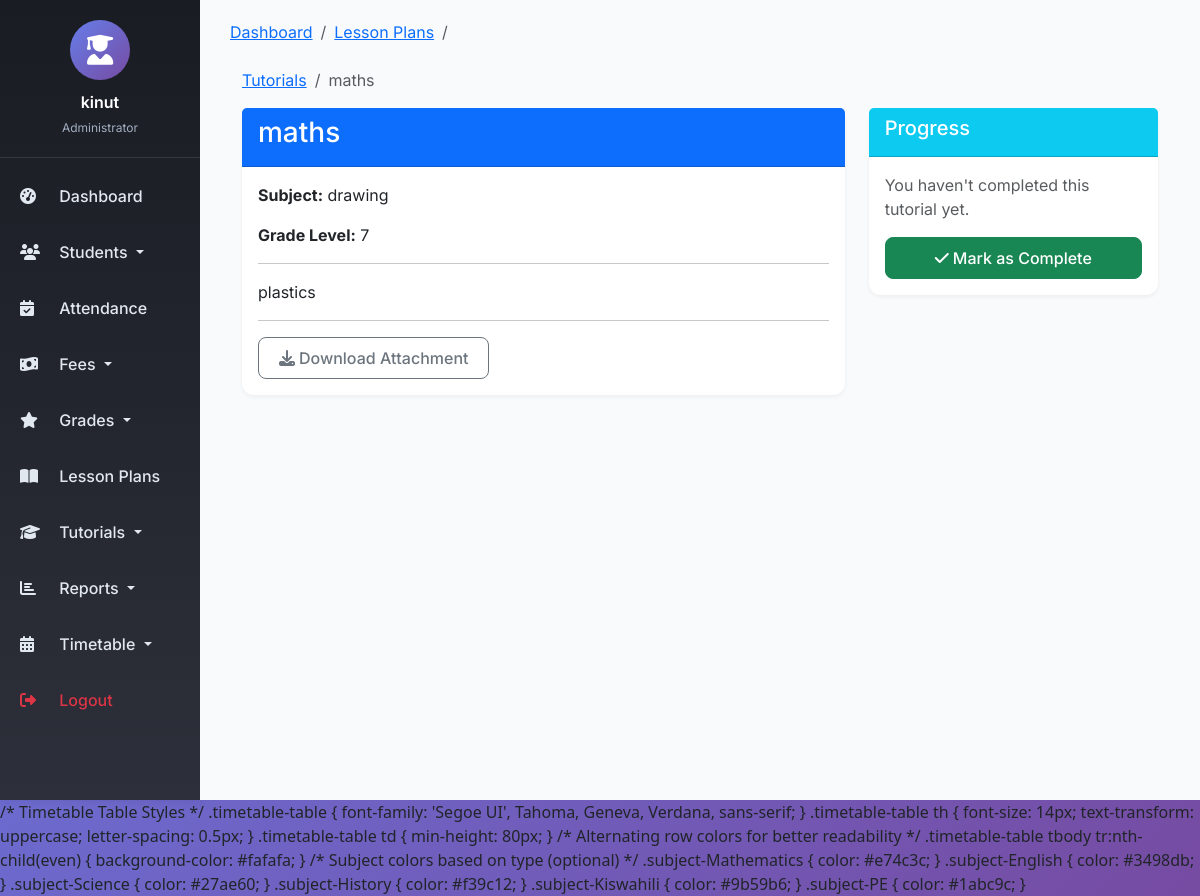
Page /tutorials/2/ (signed in) on the committed database.
### management/models.py (models this page shows, shortened)
class Tutorial(models.Model):
    title = models.CharField(max_length=200)
    description = models.TextField(blank=True)
    subject = models.CharField(max_length=100)
    grade_level = models.CharField(max_length=20, blank=True)
    content = models.TextField(help_text="HTML or Markdown content")
    video_url = models.URLField(blank=True, help_text="YouTube or Vimeo link")
    attachment = models.FileField(upload_to='tutorials/', blank=True, null=True)
    created_by = models.ForeignKey(User, on_delete=models.SET_NULL, null=True, related_name='tutorials_created')
    created_at = models.DateTimeField(auto_now_add=True)
    updated_at = models.DateTimeField(auto_now=True)
    is_published = models.BooleanField(default=False)
    class Meta:
        ordering = ['-created_at']

### management/views.py (the view, shortened to what this page needs)
# urls.py: path('tutorials/<int:pk>/', views.student_tutorial_detail, name='tutorial_detail'),
@login_required
def student_tutorial_detail(request, pk):
    tutorial = get_object_or_404(Tutorial, pk=pk, is_published=True)
    try:
        student = Student.objects.get(user=request.user)
    except Student.DoesNotExist:
        student = None
    if student:
        progress, created = StudentTutorialProgress.objects.get_or_create(
            student=student,
            tutorial=tutorial,
            defaults={'completed': False}
        )
    else:
        progress = None
    context = {
        'tutorial': tutorial,
        'progress': progress,
        'student': student,
    }
    return render(request, 'management/tutorial_detail.html', context)

### management/templates/management/tutorial_detail.html (shortened to what this page needs)
{% extends 'base.html' %}
{% load static %}
{% block content %}
<nav aria-label="breadcrumb" class="mb-4">
    <ol class="breadcrumb">
        <li class="breadcrumb-item"><a href="{% url 'dashboard' %}">Dashboard</a></li>
        <li class="breadcrumb-item"><a href="{% url 'lesson_plan_list' %}">Lesson Plans</a></li>
        <li class="breadcrumb-item active">{{ lessonplan.topic }}</li>
    </ol>
</nav>
<div class="container-fluid">
    <nav aria-label="breadcrumb">
        <ol class="breadcrumb">
            <li class="breadcrumb-item"><a href="{% url 'tutorial_list' %}">Tutorials</a></li>
            <li class="breadcrumb-item active">{{ tutorial.title }}</li>
        </ol>
    </nav>
    <div class="row">
        <div class="col-md-8">
            <div class="card mb-4">
                <div class="card-header bg-primary text-white">
                    <h3>{{ tutorial.title }}</h3>
                </div>
                <div class="card-body">
                    <p><strong>Subject:</strong> {{ tutorial.subject }}</p>
                    {% if tutorial.grade_level %}
                    <p><strong>Grade Level:</strong> {{ tutorial.grade_level }}</p>
                    {% endif %}
                    <hr>
                    <div class="tutorial-content">
                        {{ tutorial.content|safe }}
                    </div>
                    {% if tutorial.attachment %}
                    <hr>
                    <a href="{{ tutorial.attachment.url }}" class="btn btn-outline-secondary" download>
                        <i class="fas fa-download me-1"></i>Download Attachment
                    </a>
                    {% endif %}
                </div>
            </div>
        </div>
        <div class="col-md-4">
            <div class="card">
                <div class="card-header bg-info text-white">
                    <h5>Progress</h5>
                </div>
                <div class="card-body">
                    {% if student %}
                        {% if progress.completed %}
                            <p class="text-success"><i class="fas fa-check-circle me-1"></i>You completed this tutorial on {{ progress.completed_at|date:"F j, Y" }}.</p>
                            <form method="post">
                                {% csrf_token %}
                                <button type="submit" name="mark_incomplete" class="btn btn-warning w-100">
                                    <i class="fas fa-undo me-1"></i>Mark as Incomplete
                                </button>
                            </form>
                        {% else %}
                            <p class="text-muted">You haven't completed this tutorial yet.</p>
                            <form method="post">
                                <button type="submit" name="mark_complete" class="btn btn-success w-100">
                                    <i class="fas fa-check me-1"></i>Mark as Complete
                                </button>
                            </form>
                        {% endif %}
                    {% else %}
                        <p class="text-muted">Login as a student to track progress.</p>
                    {% endif %}
                </div>
            </div>
        </div>
    </div>
</div>
{% endblock %}

### templates/base.html (shortened to what this page needs)
<!DOCTYPE html>
<html lang="en">
<head>
    <link href="https://cdn.jsdelivr.net/npm/bootstrap@5.3.0/dist/css/bootstrap.min.css" rel="stylesheet" />
    <link rel="stylesheet" href="https://cdnjs.cloudflare.com/ajax/libs/font-awesome/6.4.0/css/all.min.css" />
</head>
<body>
    <div class="container-fluid p-0">
        <div class="row g-0">
            <div class="col-md-2 sidebar d-none d-md-block">
                <div class="user-info">
                    <div class="user-avatar">
                        <i class="fas fa-user-graduate"></i>
                    </div>
                    <div class="user-name">{{ user.get_full_name|default:user.username }}</div>
                    <div class="user-role">
                        {% if user.is_superuser %}
                            Administrator
                        {% elif user.groups.all %}
                            {{ user.groups.first.name }}
                        {% else %}
                            Staff
                        {% endif %}
                    </div>
                </div>
                <nav class="nav flex-column">
                    <a class="nav-link" href="{% url 'dashboard' %}">
                        <i class="fas fa-tachometer-alt"></i> Dashboard
                    </a>
                    <li class="nav-item dropdown">
                        <a class="nav-link dropdown-toggle" href="#" role="button" data-bs-toggle="dropdown">
                            <i class="fas fa-users"></i> Students
                        </a>
                    </li>
                    <a class="nav-link" href="{% url 'attendance_list' %}">
                        <i class="fas fa-calendar-check"></i> Attendance
                    </a>
                    <li class="nav-item dropdown">
                        <a class="nav-link dropdown-toggle" href="#" role="button" data-bs-toggle="dropdown">
                            <i class="fas fa-money-bill-wave"></i> Fees
                        </a>
                    </li>
                    <li class="nav-item dropdown">
                        <a class="nav-link dropdown-toggle" href="#" role="button" data-bs-toggle="dropdown">
                            <i class="fas fa-star"></i> Grades
                        </a>
                    </li>
                    <a class="nav-link" href="{% url 'lesson_plan_list' %}">
                        <i class="fas fa-book-open"></i> Lesson Plans
                    </a>
                    <li class="nav-item dropdown">
                        <a class="nav-link dropdown-toggle" href="#" role="button" data-bs-toggle="dropdown">
                            <i class="fas fa-graduation-cap"></i> Tutorials
                        </a>
                    </li>
                    <li class="nav-item dropdown">
                        <a class="nav-link dropdown-toggle" href="#" role="button" data-bs-toggle="dropdown">
                            <i class="fas fa-chart-bar"></i> Reports
                        </a>
                    </li>
                    <li class="nav-item dropdown">
    <a class="nav-link dropdown-toggle" href="#" role="button" data-bs-toggle="dropdown">
        <i class="fas fa-calendar-alt"></i> Timetable
    </a>
</li>
                    <a class="nav-link text-danger" href="{% url 'logout' %}">
                        <i class="fas fa-sign-out-alt"></i> Logout
                    </a>
                </nav>
            </div>
            <div class="col-md-10 main-content">
                {% block content %}
                {% endblock %}
            </div>
        </div>
    </div>
    /* Timetable Table Styles */
.timetable-table {
    font-family: 'Segoe UI', Tahoma, Geneva, Verdana, sans-serif;
}
.timetable-table th {
    font-size: 14px;
    text-transform: uppercase;
    letter-spacing: 0.5px;
}
.timetable-table td {
    min-height: 80px;
}
/* Alternating row colors for better readability */
.timetable-table tbody tr:nth-child(even) {
    background-color: #fafafa;
}
/* Subject colors based on type (optional) */
.subject-Mathematics { color: #e74c3c; }
.subject-English { color: #3498db; }
.subject-Science { color: #27ae60; }
.subject-History { color: #f39c12; }
.subject-Kiswahili { color: #9b59b6; }
.subject-PE { color: #1abc9c; }
</body>
</html>

### templates/base.html (style rules this page uses)
* { font-family: 'Inter', sans-serif; }
body { background: linear-gradient(135deg, #667eea 0%, #764ba2 100%); min-height: 100vh; }
.sidebar { min-height: 100vh; background: linear-gradient(180deg, #1a1c23 0%, #2d2f3a 100%); box-shadow: 2px 0 10px rgba(0,0,0,0.1); transition: all 0.3s ease; }
.sidebar .nav-link { color: #e2e8f0; padding: 12px 20px; transition: all 0.3s ease; font-weight: 500; margin: 4px 0; }
.sidebar .nav-link i { width: 25px; margin-right: 10px; }
.main-content { background: #f8fafc; min-height: 100vh; padding: 20px 30px; }
.card { border: none; border-radius: 12px; box-shadow: 0 2px 4px rgba(0,0,0,0.05); transition: transform 0.2s ease, box-shadow 0.2s ease; }
.btn { border-radius: 8px; padding: 8px 20px; font-weight: 500; transition: all 0.2s ease; }
.user-info { padding: 20px; text-align: center; border-bottom: 1px solid rgba(255,255,255,0.1); margin-bottom: 10px; }
.user-avatar { width: 60px; height: 60px; background: linear-gradient(135deg, #667eea 0%, #764ba2 100%); border-radius: 50%; display: flex; align-items: center; justify-content: center; margin: 0 auto 10px; }
.user-avatar i { font-size: 30px; color: white; }
.user-name { color: white; font-weight: 600; margin-bottom: 5px; }
.user-role { color: #a0aec0; font-size: 12px; }

### rows in the picture
Tutorial: title "maths", subject "drawing", grade_level "7", content "plastics"

### other values in the picture
{{ user.get_full_name|default:user.username }} "kinut"
